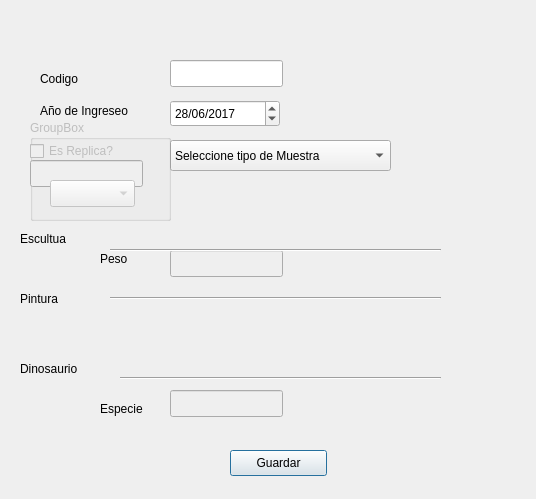
<?xml version="1.0" encoding="UTF-8"?>
<ui version="4.0">
 <class>Dialog</class>
 <widget class="QDialog" name="Dialog">
  <property name="geometry">
   <rect>
    <x>0</x>
    <y>0</y>
    <width>536</width>
    <height>499</height>
   </rect>
  </property>
  <property name="windowTitle">
   <string>Dialog</string>
  </property>
  <widget class="QLabel" name="label">
   <property name="geometry">
    <rect>
     <x>40</x>
     <y>70</y>
     <width>67</width>
     <height>17</height>
    </rect>
   </property>
   <property name="text">
    <string>Codigo</string>
   </property>
  </widget>
  <widget class="QLabel" name="label_2">
   <property name="geometry">
    <rect>
     <x>40</x>
     <y>100</y>
     <width>111</width>
     <height>21</height>
    </rect>
   </property>
   <property name="text">
    <string>Año de Ingreseo</string>
   </property>
  </widget>
  <widget class="QLineEdit" name="codigo">
   <property name="geometry">
    <rect>
     <x>170</x>
     <y>60</y>
     <width>113</width>
     <height>27</height>
    </rect>
   </property>
  </widget>
  <widget class="QComboBox" name="combobox">
   <property name="geometry">
    <rect>
     <x>170</x>
     <y>140</y>
     <width>221</width>
     <height>31</height>
    </rect>
   </property>
   <item>
    <property name="text">
     <string>Seleccione tipo de Muestra</string>
    </property>
   </item>
   <item>
    <property name="text">
     <string>Pintura</string>
    </property>
   </item>
   <item>
    <property name="text">
     <string>Escultura</string>
    </property>
   </item>
   <item>
    <property name="text">
     <string>Dinosaurio</string>
    </property>
   </item>
  </widget>
  <widget class="QLineEdit" name="peso">
   <property name="enabled">
    <bool>false</bool>
   </property>
   <property name="geometry">
    <rect>
     <x>170</x>
     <y>250</y>
     <width>113</width>
     <height>27</height>
    </rect>
   </property>
  </widget>
  <widget class="Line" name="line">
   <property name="geometry">
    <rect>
     <x>110</x>
     <y>240</y>
     <width>331</width>
     <height>20</height>
    </rect>
   </property>
   <property name="orientation">
    <enum>Qt::Horizontal</enum>
   </property>
  </widget>
  <widget class="Line" name="line_2">
   <property name="geometry">
    <rect>
     <x>110</x>
     <y>290</y>
     <width>331</width>
     <height>16</height>
    </rect>
   </property>
   <property name="orientation">
    <enum>Qt::Horizontal</enum>
   </property>
  </widget>
  <widget class="Line" name="line_3">
   <property name="geometry">
    <rect>
     <x>120</x>
     <y>370</y>
     <width>321</width>
     <height>16</height>
    </rect>
   </property>
   <property name="orientation">
    <enum>Qt::Horizontal</enum>
   </property>
  </widget>
  <widget class="QLabel" name="label_4">
   <property name="geometry">
    <rect>
     <x>20</x>
     <y>230</y>
     <width>67</width>
     <height>17</height>
    </rect>
   </property>
   <property name="text">
    <string>Escultua</string>
   </property>
  </widget>
  <widget class="QLabel" name="label_5">
   <property name="geometry">
    <rect>
     <x>20</x>
     <y>360</y>
     <width>81</width>
     <height>17</height>
    </rect>
   </property>
   <property name="text">
    <string>Dinosaurio</string>
   </property>
  </widget>
  <widget class="QLineEdit" name="especie">
   <property name="enabled">
    <bool>false</bool>
   </property>
   <property name="geometry">
    <rect>
     <x>170</x>
     <y>390</y>
     <width>113</width>
     <height>27</height>
    </rect>
   </property>
  </widget>
  <widget class="QLabel" name="label_6">
   <property name="geometry">
    <rect>
     <x>100</x>
     <y>250</y>
     <width>67</width>
     <height>17</height>
    </rect>
   </property>
   <property name="text">
    <string>Peso</string>
   </property>
  </widget>
  <widget class="QLabel" name="label_7">
   <property name="geometry">
    <rect>
     <x>100</x>
     <y>400</y>
     <width>67</width>
     <height>17</height>
    </rect>
   </property>
   <property name="text">
    <string>Especie</string>
   </property>
  </widget>
  <widget class="QDateEdit" name="anio_ingreso">
   <property name="geometry">
    <rect>
     <x>170</x>
     <y>100</y>
     <width>110</width>
     <height>27</height>
    </rect>
   </property>
   <property name="currentSection">
    <enum>QDateTimeEdit::DaySection</enum>
   </property>
   <property name="displayFormat">
    <string>dd/MM/yyyy</string>
   </property>
   <property name="date">
    <date>
     <year>2017</year>
     <month>6</month>
     <day>28</day>
    </date>
   </property>
  </widget>
  <widget class="QPushButton" name="guardar">
   <property name="geometry">
    <rect>
     <x>230</x>
     <y>450</y>
     <width>97</width>
     <height>26</height>
    </rect>
   </property>
   <property name="text">
    <string>Guardar</string>
   </property>
  </widget>
  <widget class="QLabel" name="label_8">
   <property name="geometry">
    <rect>
     <x>20</x>
     <y>290</y>
     <width>67</width>
     <height>17</height>
    </rect>
   </property>
   <property name="text">
    <string>Pintura</string>
   </property>
  </widget>
  <widget class="QGroupBox" name="caja">
   <property name="enabled">
    <bool>false</bool>
   </property>
   <property name="geometry">
    <rect>
     <x>30</x>
     <y>120</y>
     <width>141</width>
     <height>101</height>
    </rect>
   </property>
   <property name="title">
    <string>GroupBox</string>
   </property>
   <widget class="QCheckBox" name="replica">
    <property name="enabled">
     <bool>true</bool>
    </property>
    <property name="geometry">
     <rect>
      <x>0</x>
      <y>20</y>
      <width>121</width>
      <height>22</height>
     </rect>
    </property>
    <property name="text">
     <string>Es Replica?</string>
    </property>
   </widget>
   <widget class="QLineEdit" name="lineEdit">
    <property name="geometry">
     <rect>
      <x>0</x>
      <y>40</y>
      <width>113</width>
      <height>27</height>
     </rect>
    </property>
   </widget>
   <widget class="QComboBox" name="comboBox">
    <property name="geometry">
     <rect>
      <x>20</x>
      <y>60</y>
      <width>85</width>
      <height>27</height>
     </rect>
    </property>
    <property name="enabled">
     <bool>true</bool>
    </property>
   </widget>
  </widget>
 </widget>
 <resources/>
 <connections/>
</ui>
